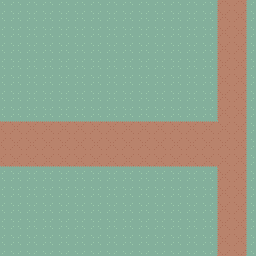

This is a level from a 2D game, rendered from its Tiled map with the project's own tilesets. A one-line summary and the map file follow, with tile-layer data summarised:
An orthogonal 16x16 tile map with 16x16 px tiles, 2 tile layers (Tile Layer 1, Tile Layer 2).

<map version="1.0" orientation="orthogonal" renderorder="right-down" width="16" height="16" tilewidth="16" tileheight="16" nextobjectid="1">
 <tileset firstgid="1" name="park" tilewidth="16" tileheight="16">
  <image source="Assets/Art/Tilemaps/park.png" width="128" height="128" />
 </tileset>
 <layer name="Tile Layer 1" width="16" height="16">
  <data>[256 cells, 256 non-empty, 1 distinct tile ids]</data>
 </layer>
 <layer name="Tile Layer 2" width="16" height="16">
  <data>[256 cells, 136 non-empty, 8 distinct tile ids]</data>
 </layer>
</map>
